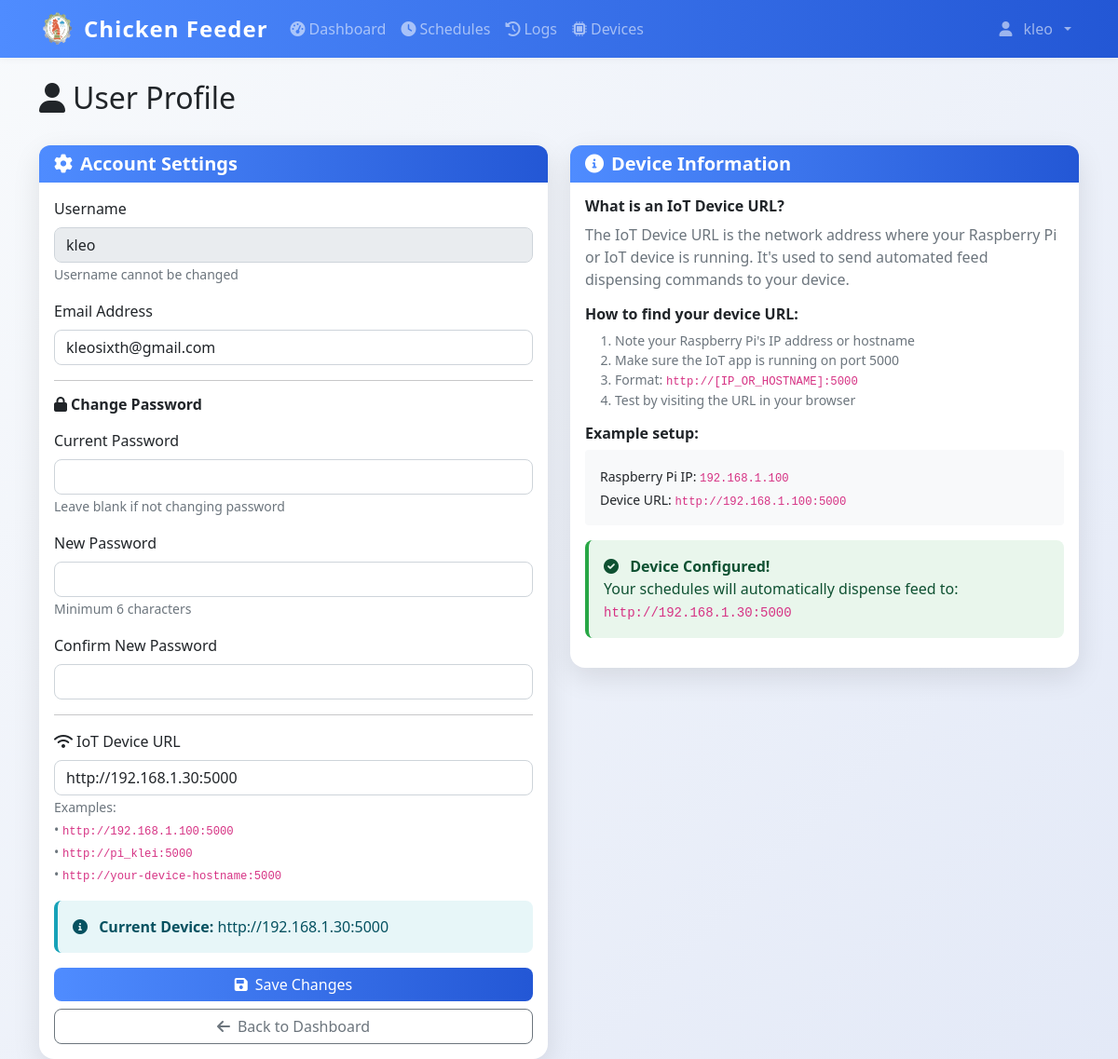
/profile (signed in), run on an earlier commit of the app's database.
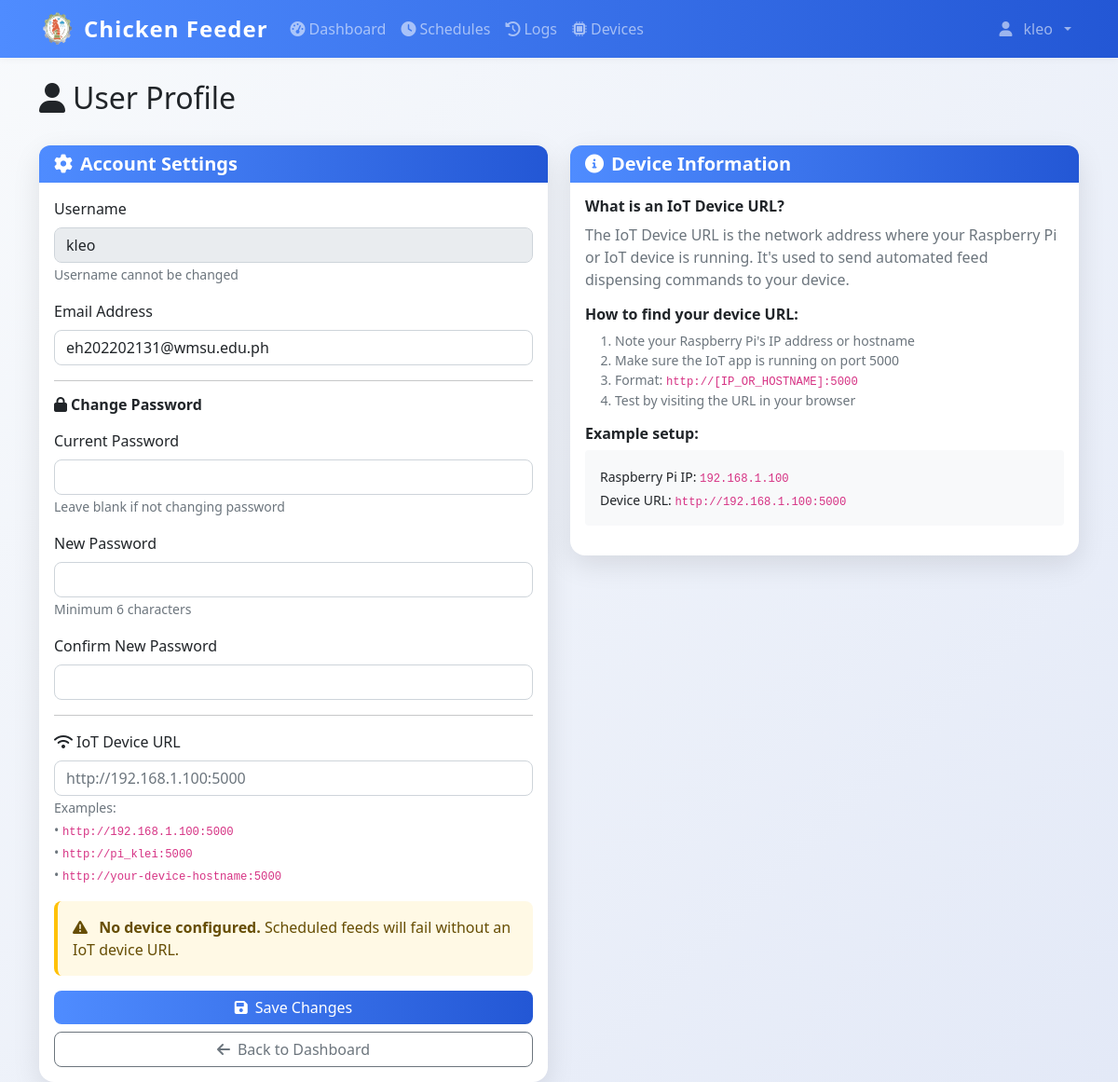
And on a later commit of the database.
### models.py (models this page shows)
class User(UserMixin, db.Model):
    id = db.Column(db.Integer, primary_key=True)
    username = db.Column(db.String(80), unique=True, nullable=False)
    email = db.Column(db.String(120), unique=True, nullable=False)
    password_hash = db.Column(db.String(120), nullable=False)
    iot_device_url = db.Column(db.String(255), nullable=True)  # e.g., 'http://192.168.1.100:5000' or 'pi_klei'
    is_admin = db.Column(db.Boolean, default=True)
    created_at = db.Column(db.DateTime, default=datetime.utcnow)

### app.py (the view, shortened to what this page needs)
@app.route('/profile', methods=['GET', 'POST'])
@login_required
def profile():
    return render_template('profile.html', user=current_user)

### app.py (called while the page is built)
@login_manager.user_loader
def load_user(user_id):
    return db.session.get(User, int(user_id))

@app.context_processor
def inject_datetime():
    return {'datetime': datetime}

@app.before_request
def restrict_admin_from_user_pages():
    if current_user.is_authenticated and getattr(current_user, 'is_admin', False):
        admin_paths = ['/admin', '/admin/', '/admin/dashboard', '/admin/config', '/admin/create', '/admin/feed-ratio']
        if not any(request.path.startswith(p) for p in admin_paths):
            if not request.path.startswith('/static') and not request.path.startswith('/logout'):
                return redirect(url_for('admin.dashboard'))

### templates/profile.html (shortened to what the changed rows need)
{% extends "base.html" %}
{% block content %}
<div class="container mt-4">
    <div class="row mb-4">
        <div class="col">
            <h1 class="h2">
                <i class="fas fa-user me-2"></i>User Profile
            </h1>
        </div>
    </div>
    <div class="row">
        <div class="col-lg-6">
            <div class="card shadow">
                <div class="card-body">
                    <form method="POST">
                        <div class="mb-3">
                            <label for="username" class="form-label">Username</label>
                            <input type="text" class="form-control" id="username" value="{{ user.username }}" disabled>
                            <small class="text-muted">Username cannot be changed</small>
                        </div>
                        <div class="mb-3">
                            <label for="email" class="form-label">Email Address</label>
                            <input type="email" class="form-control" id="email" name="email" value="{{ user.email }}" required>
                        </div>
                        <hr>
                        <h6 class="mb-3">
                            <i class="fas fa-lock me-1"></i>Change Password
                        </h6>
                        <div class="mb-3">
                            <label for="current_password" class="form-label">Current Password</label>
                            <input type="password" class="form-control" id="current_password" name="current_password">
                            <small class="text-muted">Leave blank if not changing password</small>
                        </div>
                        <div class="mb-3">
                            <label for="new_password" class="form-label">New Password</label>
                            <input type="password" class="form-control" id="new_password" name="new_password">
                            <small class="text-muted">Minimum 6 characters</small>
                        </div>
                        <div class="mb-3">
                            <label for="confirm_password" class="form-label">Confirm New Password</label>
                            <input type="password" class="form-control" id="confirm_password" name="confirm_password">
                        </div>
                        <hr>
                        <div class="mb-3">
                            <label for="iot_device_url" class="form-label">
                                <i class="fas fa-wifi me-1"></i>IoT Device URL
                            </label>
                            <input type="text" class="form-control" id="iot_device_url" name="iot_device_url"
                                placeholder="http://192.168.1.100:5000"
                                value="{{ user.iot_device_url or '' }}">
                            <small class="form-text text-muted">
                                Examples:<br>
                                • <code>http://192.168.1.100:5000</code><br>
                                • <code>http://pi_klei:5000</code><br>
                                • <code>http://your-device-hostname:5000</code>
                            </small>
                        </div>
                        {% if user.iot_device_url %}
                        <div class="alert alert-info" role="alert">
                            <i class="fas fa-info-circle me-2"></i>
                            <strong>Current Device:</strong> {{ user.iot_device_url }}
                        </div>
                        {% else %}
                        <div class="alert alert-warning" role="alert">
                            <i class="fas fa-exclamation-triangle me-2"></i>
                            <strong>No device configured.</strong> Scheduled feeds will fail without an IoT device URL.
                        </div>
                        {% endif %}
                        <div class="d-grid gap-2">
                            <button type="submit" class="btn btn-primary">
                            </button>
                            <a href="{{ url_for('dashboard') }}" class="btn btn-outline-secondary">
                            </a>
                        </div>
                    </form>
                </div>
            </div>
        </div>
        <div class="col-lg-6">
            <div class="card shadow">
                <div class="card-body">
                    <div class="mb-3">
                        <h6>What is an IoT Device URL?</h6>
                        <p class="text-muted">
                        </p>
                    </div>
                    <div class="mb-3">
                        <h6>How to find your device URL:</h6>
                        <ol class="text-muted small">
                        </ol>
                    </div>
                    <div class="mb-3">
                        <h6>Example setup:</h6>
                        <div class="bg-light p-3 rounded">
                        </div>
                    </div>
                    {% if user.iot_device_url %}
                    <div class="alert alert-success" role="alert">
                        <i class="fas fa-check-circle me-2"></i>
                        <strong>Device Configured!</strong><br>
                        Your schedules will automatically dispense feed to: <code>{{ user.iot_device_url }}</code>
                    </div>
                    {% endif %}
                </div>
            </div>
        </div>
    </div>
</div>
{% endblock %}

### templates/base.html (shortened to what this page needs)
<!DOCTYPE html>
<html lang="en">
<head>
    <link href="https://cdn.jsdelivr.net/npm/bootstrap@5.1.3/dist/css/bootstrap.min.css" rel="stylesheet">
    <link href="https://cdnjs.cloudflare.com/ajax/libs/font-awesome/6.0.0/css/all.min.css" rel="stylesheet">
    <link href="{{ url_for('static', filename='css/style.css') }}" rel="stylesheet">
</head>
<body>
    {% if current_user.is_authenticated %}
    <nav class="navbar navbar-expand-lg navbar-dark bg-primary">
        <div class="container">
            <div class="d-flex align-items-center gap-2">
                <img src="{{ url_for('static', filename='img/chicken-logo.png') }}" alt="Logo" style="width:40px;height:40px;" >
                <a class="navbar-brand" href="{{ url_for('dashboard') }}">
                   Chicken Feeder
                </a>
            </div>
            <div class="collapse navbar-collapse" id="navbarNav">
                <ul class="navbar-nav me-auto">
                    <li class="nav-item">
                        <a class="nav-link {% if request.endpoint == 'dashboard' %}active{% endif %}"
                           href="{{ url_for('dashboard') }}">
                            <i class="fas fa-tachometer-alt me-1"></i>Dashboard
                        </a>
                    </li>
                    <li class="nav-item">
                        <a class="nav-link {% if request.endpoint in ['schedules', 'add_schedule'] %}active{% endif %}"
                           href="{{ url_for('schedules') }}">
                            <i class="fas fa-clock me-1"></i>Schedules
                        </a>
                    </li>
                    <li class="nav-item">
                        <a class="nav-link {% if request.endpoint == 'logs' %}active{% endif %}"
                           href="{{ url_for('logs') }}">
                            <i class="fas fa-history me-1"></i>Logs
                        </a>
                    </li>
                    <li class="nav-item">
                        <a class="nav-link {% if request.endpoint in ['devices', 'add_device'] %}active{% endif %}"
                           href="{{ url_for('devices') }}">
                            <i class="fas fa-microchip me-1"></i>Devices
                        </a>
                    </li>
                </ul>
                <ul class="navbar-nav">
                    <li class="nav-item dropdown">
                        <a class="nav-link dropdown-toggle d-flex align-items-center gap-2" href="#" id="navbarDropdown" role="button"
                           data-bs-toggle="dropdown" aria-expanded="false">
                            <i class="fas fa-user me-1 "></i>{{ current_user.username }}
                        </a>
                    </li>
                </ul>
            </div>
        </div>
    </nav>
    {% endif %}
    <main class="container-fluid align-items-center">
        {% block content %}{% endblock %}
    </main>
</body>
</html>

What changed in the data, as far as the page shows it:
changed User "kleo": email "kleosixth@gmail.com" → "eh202202131@wmsu.edu.ph"; iot_device_url "http://192.168.1.30:5000" → (not shown)
Also different on the page:
text no longer shown: "Current Device: Device Configured! Your schedules will automatically dispense feed to:"
text now shown: "No device configured. Scheduled feeds will fail without an IoT device URL."
